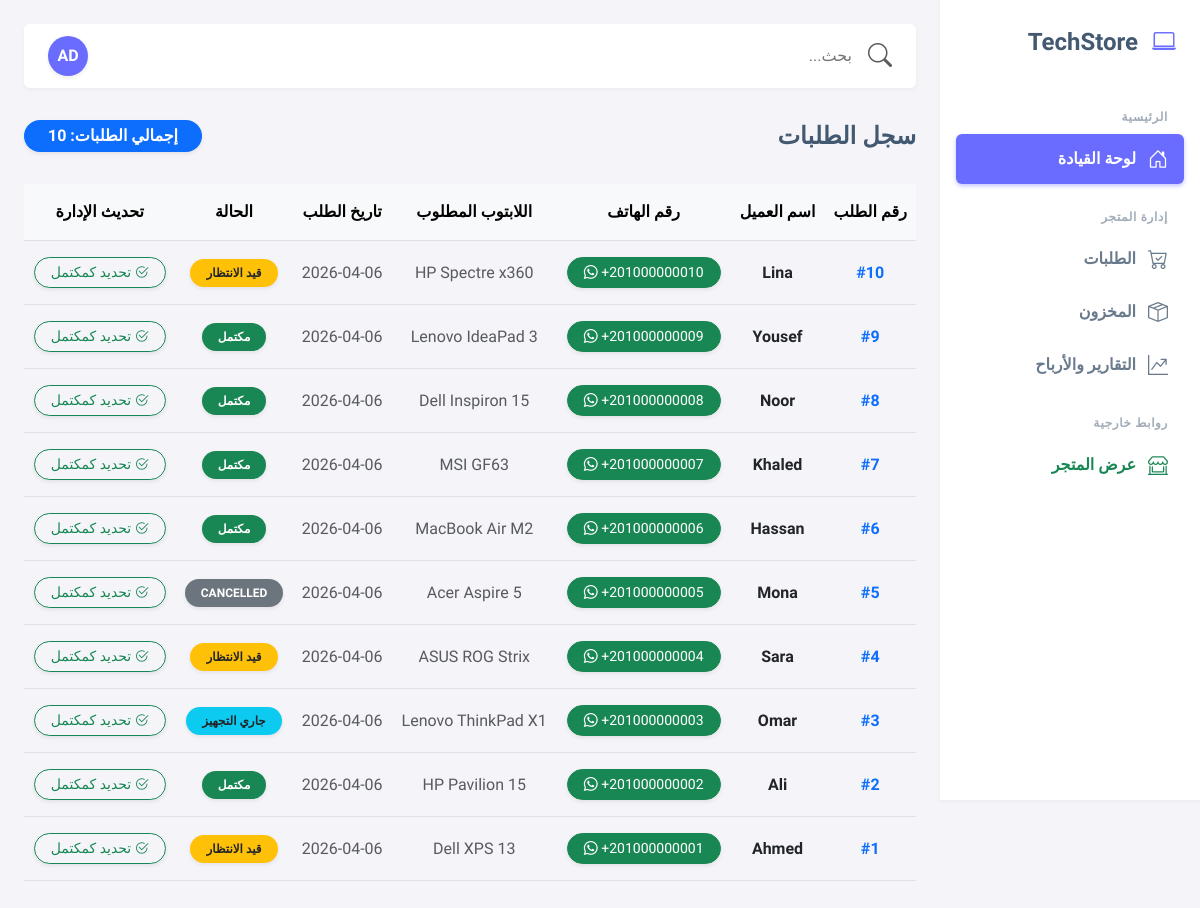
Screenshot of /dashboard/orders/ (signed in) with the database file from the repository.
### products/models.py (models this page shows, shortened)
class Order(models.Model):
    class Status(models.TextChoices):
        Pending='PENDING',"Pending"
        InProgress='INPROGRESS','In Progress'
        Completed='COMPLETED','Completed'
        Cancelled='CANCELLED','Cancelled'
    name=models.CharField(max_length=255)
    phone=PhoneNumberField()
    product=models.ForeignKey(Product,related_name='orders',on_delete=models.CASCADE)
    date_order=models.DateTimeField(auto_now_add=True)
    status=models.CharField(choices=Status.choices,default=Status.InProgress)
    total_price=models.DecimalField(max_digits=10,decimal_places=2,blank=True,null=True)
    address=models.CharField(max_length=255,blank=True,null=True)

class Product(models.Model):
    name=models.CharField(max_length=255)
    category=models.ForeignKey(Category,related_name="products",on_delete=models.CASCADE)
    description=models.TextField(null=True,blank=True)
    price=models.DecimalField(max_digits=10,decimal_places=2)
    image=models.ImageField(upload_to='products',null=True,blank=True)
    CPU=models.CharField(max_length=255)
    RAM=models.CharField(max_length=255)
    storage=models.CharField(max_length=255)
    GPU=models.CharField(max_length=255)
    stock=models.IntegerField(default=0)

### products/views.py (the view)
# urls.py: path("dashboard/orders/",dashboard_orders_view,name="dashboard_orders"),
@staff_member_required
def dashboard_orders_view(request):
    orders=Order.objects.all().order_by("-date_order")
    return render(request,'products/dashboard_orders.html',{"orders":orders})

### products/context_processors.py (called while the page is built)
def store_settings_context(request):
    setting_object=StoreSetting.objects.first()
    return {'site_settings': setting_object}

### templates/products/dashboard_orders.html (shortened to what this page needs)
{% extends 'dashboard_base.html' %}
{% block dashboard_content %}
<div class="d-flex justify-content-between align-items-center pb-2 mb-4">
    <h2 class="h4 fw-bold mb-0">سجل الطلبات</h2>
    <span class="badge bg-primary rounded-pill px-4 py-2 fs-6 shadow-sm">إجمالي الطلبات: {{ orders.count }}</span>
</div>
<div class="dash-card mb-4 overflow-hidden">
    <div class="card-body p-0">
        <div class="table-responsive">
            <table class="table table-hover align-middle mb-0 text-center">
                <thead class="table-light">
                    <tr>
                        <th class="py-3">رقم الطلب</th>
                        <th class="py-3">اسم العميل</th>
                        <th class="py-3">رقم الهاتف</th>
                        <th class="py-3">اللابتوب المطلوب</th>
                        <th class="py-3">تاريخ الطلب</th>
                        <th class="py-3">الحالة</th>
                        <th class="py-3">تحديث الإدارة</th>
                    </tr>
                </thead>
                <tbody class="border-top-0">
                    {% for order in orders %}
                    <tr>
                        <td class="fw-bold text-primary py-3">#{{ order.id }}</td>
                        <td class="fw-bold text-dark py-3">{{ order.name }}</td>
                        <td dir="ltr" class="py-3">
                            <a href="https://wa.me/{{ order.phone }}" target="_blank" class="btn btn-sm btn-success rounded-pill px-3 shadow-sm">
                                <i class="bi bi-whatsapp"></i> {{ order.phone }}
                            </a>
                        </td>
                        <td class="text-muted py-3">{{ order.product.name }}</td>
                        <td class="text-muted py-3">{{ order.date_order|date:"Y-m-d" }}</td>
                        <td class="py-3">
                            {% if order.status == 'PENDING' %}
                                <span class="badge bg-warning text-dark rounded-pill px-3 py-2 shadow-sm">قيد الانتظار</span>
                            {% elif order.status == 'INPROGRESS' %}
                                <span class="badge bg-info text-dark rounded-pill px-3 py-2 shadow-sm">جاري التجهيز</span>
                            {% elif order.status == 'COMPLETED' %}
                                <span class="badge bg-success rounded-pill px-3 py-2 shadow-sm">مكتمل</span>
                            {% else %}
                                <span class="badge bg-secondary rounded-pill px-3 py-2 shadow-sm">{{ order.status }}</span>
                            {% endif %}
                        </td>
                        <td class="py-3">
                            <a href="{% url 'complete_order' order.id %}" class="btn btn-sm btn-outline-success rounded-pill px-3 shadow-sm">
                                <i class="bi bi-check2-circle"></i> تحديد كمكتمل
                            </a>
                        </td>
                    </tr>
                    {% endfor %}
                </tbody>
            </table>
        </div>
    </div>
</div>
{% endblock %}

### templates/dashboard_base.html (style rules this page uses)
:root { --bs-primary: #696cff; --bs-success: #71dd37; --bs-warning: #ffab00; --bs-danger: #ff3e1d; --bs-body-bg: #f5f5f9; --bs-text-color: #566a7f; --bs-heading-color: #435971; --bs-card-shadow: 0 0.125rem 0.25rem rgba(161, 172, 184, 0.12); }
body { font-family: 'Cairo', sans-serif; background-color: var(--bs-body-bg); color: var(--bs-text-color); overflow-x: hidden; }

### rows the page displays
Order: id "10", name "Lina", phone "+201000000010", product.name "HP Spectre x360", date_order "2026-04-06", status "قيد الانتظار"
Order: id "9", name "Yousef", phone "+201000000009", product.name "Lenovo IdeaPad 3", date_order "2026-04-06", status "مكتمل"
Order: id "8", name "Noor", phone "+201000000008", product.name "Dell Inspiron 15", date_order "2026-04-06", status "مكتمل"
Order: id "7", name "Khaled", phone "+201000000007", product.name "MSI GF63", date_order "2026-04-06", status "مكتمل"
Order: id "6", name "Hassan", phone "+201000000006", product.name "MacBook Air M2", date_order "2026-04-06", status "مكتمل"
Order: id "5", name "Mona", phone "+201000000005", product.name "Acer Aspire 5", date_order "2026-04-06", status "CANCELLED"
Order: id "4", name "Sara", phone "+201000000004", product.name "ASUS ROG Strix", date_order "2026-04-06", status "قيد الانتظار"
Order: id "3", name "Omar", phone "+201000000003", product.name "Lenovo ThinkPad X1", date_order "2026-04-06", status "جاري التجهيز"
Order: id "2", name "Ali", phone "+201000000002", product.name "HP Pavilion 15", date_order "2026-04-06", status "مكتمل"
Order: id "1", name "Ahmed", phone "+201000000001", product.name "Dell XPS 13", date_order "2026-04-06", status "قيد الانتظار"

### other values shown
{{ orders.count }} "10"
